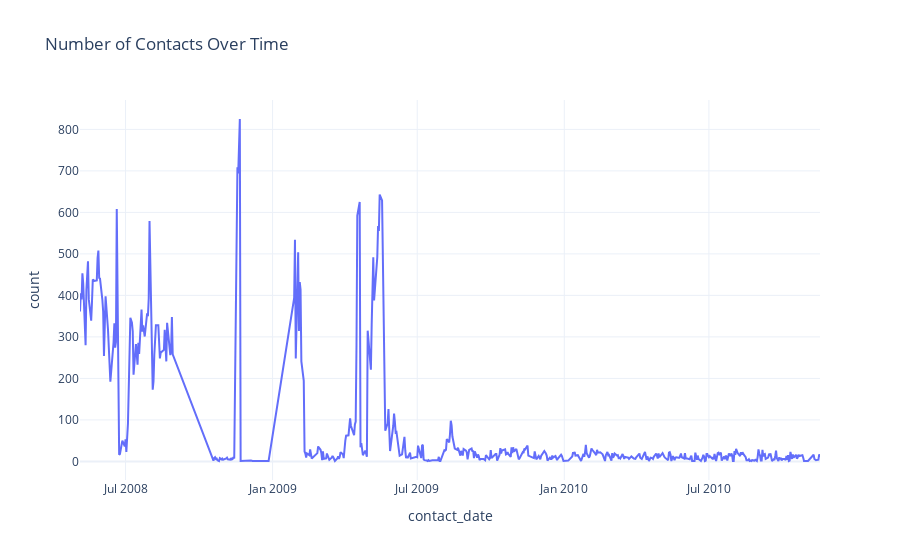

Source (notebook cell):
### Code cell
px.line(
    df['contact_date'].value_counts().sort_index().reset_index(),
    x='contact_date',
    y='count',
    title='Number of Contacts Over Time')

### Figure 1 — Plotly figure (JSON) as saved in the notebook; plotly's stock layout.template omitted (floating-point values rounded to 4 significant figures; data arrays with more than 128 entries replaced by an {"elided": "..."} marker saying what was removed)
{"data": [{"hovertemplate": "contact_date=%{x}<br>count=%{y}<extra></extra>", "legendgroup": "", "line": {"color": "#636efa", "dash": "solid"}, "marker": {"symbol": "circle"}, "mode": "lines", "name": "", "orientation": "v", "showlegend": false, "type": "scatter", "x": {"elided": "561 str values"}, "xaxis": "x", "y": {"elided": "561 int values"}, "yaxis": "y"}], "layout": {"legend": {"tracegroupgap": 0}, "title": {"text": "Number of Contacts Over Time"}, "xaxis": {"anchor": "y", "domain": [0, 1], "title": {"text": "contact_date"}}, "yaxis": {"anchor": "x", "domain": [0, 1], "title": {"text": "count"}}}}
